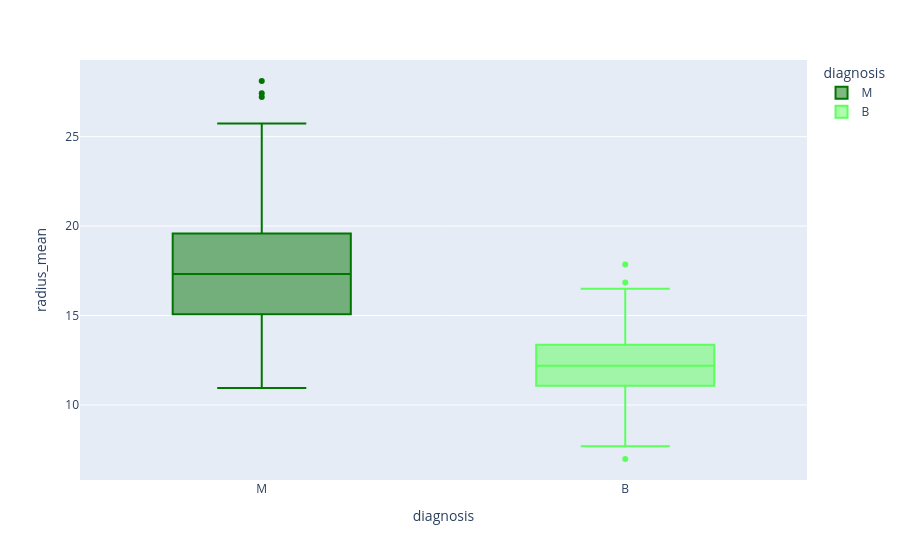
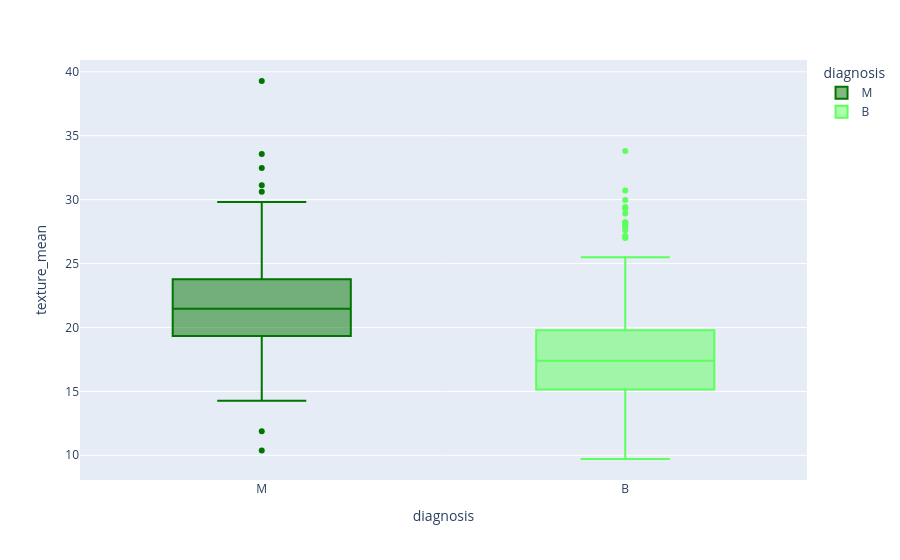
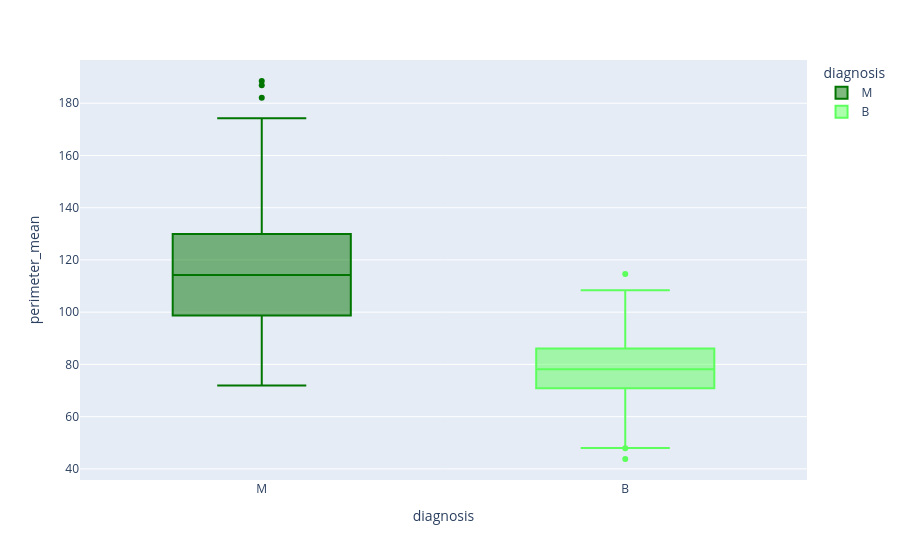
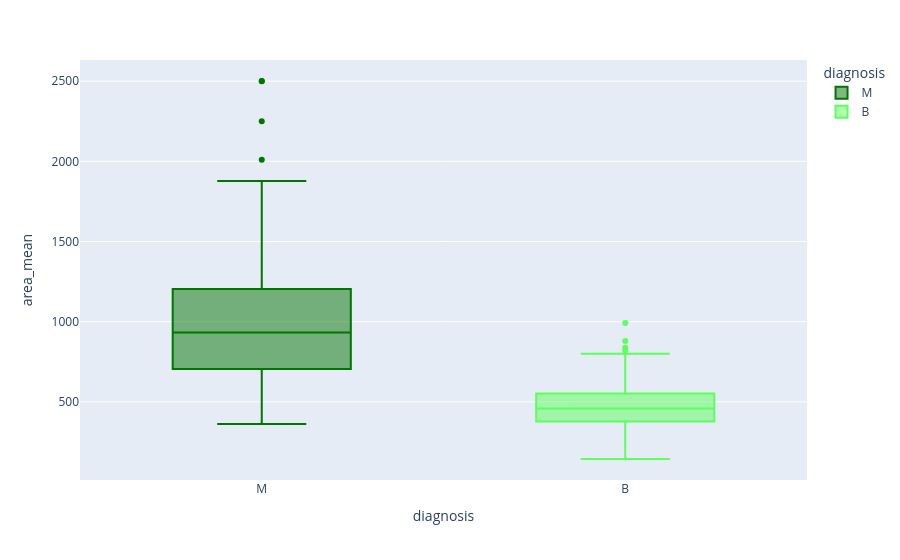

These figures' notebook cell, in order:
### Markdown cell above
We can tell the data is not balanced, thus accuracy wouldn't be a good evaluation metrix for this dataset.

### Code cell
for column in df.drop('diagnosis', axis = 1).columns[:5]:
    fig = px.box(data_frame=df, x='diagnosis', color="diagnosis", y=column, 
                 color_discrete_sequence=['#007500','#5CFF5C'], orientation='v')
    fig.show()

### Figure 1 — Plotly figure (JSON) as saved in the notebook; plotly's stock layout.template omitted (floating-point values rounded to 4 significant figures; data arrays with more than 128 entries replaced by an {"elided": "..."} marker saying what was removed)
{"data": [{"alignmentgroup": "True", "hovertemplate": "diagnosis=%{x}<br>radius_mean=%{y}<extra></extra>", "legendgroup": "M", "marker": {"color": "#007500"}, "name": "M", "notched": false, "offsetgroup": "M", "orientation": "v", "showlegend": true, "type": "box", "x": {"elided": "212 str values"}, "x0": " ", "xaxis": "x", "y": {"elided": "212 float values"}, "y0": " ", "yaxis": "y"}, {"alignmentgroup": "True", "hovertemplate": "diagnosis=%{x}<br>radius_mean=%{y}<extra></extra>", "legendgroup": "B", "marker": {"color": "#5CFF5C"}, "name": "B", "notched": false, "offsetgroup": "B", "orientation": "v", "showlegend": true, "type": "box", "x": {"elided": "357 str values"}, "x0": " ", "xaxis": "x", "y": {"elided": "357 float values"}, "y0": " ", "yaxis": "y"}], "layout": {"boxmode": "overlay", "legend": {"title": {"text": "diagnosis"}, "tracegroupgap": 0}, "margin": {"t": 60}, "xaxis": {"anchor": "y", "categoryarray": ["M", "B"], "categoryorder": "array", "domain": [0, 1], "title": {"text": "diagnosis"}}, "yaxis": {"anchor": "x", "domain": [0, 1], "title": {"text": "radius_mean"}}}}

### Figure 2 — Plotly figure (JSON) as saved in the notebook; plotly's stock layout.template omitted (floating-point values rounded to 4 significant figures; data arrays with more than 128 entries replaced by an {"elided": "..."} marker saying what was removed)
{"data": [{"alignmentgroup": "True", "hovertemplate": "diagnosis=%{x}<br>texture_mean=%{y}<extra></extra>", "legendgroup": "M", "marker": {"color": "#007500"}, "name": "M", "notched": false, "offsetgroup": "M", "orientation": "v", "showlegend": true, "type": "box", "x": {"elided": "212 str values"}, "x0": " ", "xaxis": "x", "y": {"elided": "212 float values"}, "y0": " ", "yaxis": "y"}, {"alignmentgroup": "True", "hovertemplate": "diagnosis=%{x}<br>texture_mean=%{y}<extra></extra>", "legendgroup": "B", "marker": {"color": "#5CFF5C"}, "name": "B", "notched": false, "offsetgroup": "B", "orientation": "v", "showlegend": true, "type": "box", "x": {"elided": "357 str values"}, "x0": " ", "xaxis": "x", "y": {"elided": "357 float values"}, "y0": " ", "yaxis": "y"}], "layout": {"boxmode": "overlay", "legend": {"title": {"text": "diagnosis"}, "tracegroupgap": 0}, "margin": {"t": 60}, "xaxis": {"anchor": "y", "categoryarray": ["M", "B"], "categoryorder": "array", "domain": [0, 1], "title": {"text": "diagnosis"}}, "yaxis": {"anchor": "x", "domain": [0, 1], "title": {"text": "texture_mean"}}}}

### Figure 3 — Plotly figure (JSON) as saved in the notebook; plotly's stock layout.template omitted (floating-point values rounded to 4 significant figures; data arrays with more than 128 entries replaced by an {"elided": "..."} marker saying what was removed)
{"data": [{"alignmentgroup": "True", "hovertemplate": "diagnosis=%{x}<br>perimeter_mean=%{y}<extra></extra>", "legendgroup": "M", "marker": {"color": "#007500"}, "name": "M", "notched": false, "offsetgroup": "M", "orientation": "v", "showlegend": true, "type": "box", "x": {"elided": "212 str values"}, "x0": " ", "xaxis": "x", "y": {"elided": "212 float values"}, "y0": " ", "yaxis": "y"}, {"alignmentgroup": "True", "hovertemplate": "diagnosis=%{x}<br>perimeter_mean=%{y}<extra></extra>", "legendgroup": "B", "marker": {"color": "#5CFF5C"}, "name": "B", "notched": false, "offsetgroup": "B", "orientation": "v", "showlegend": true, "type": "box", "x": {"elided": "357 str values"}, "x0": " ", "xaxis": "x", "y": {"elided": "357 float values"}, "y0": " ", "yaxis": "y"}], "layout": {"boxmode": "overlay", "legend": {"title": {"text": "diagnosis"}, "tracegroupgap": 0}, "margin": {"t": 60}, "xaxis": {"anchor": "y", "categoryarray": ["M", "B"], "categoryorder": "array", "domain": [0, 1], "title": {"text": "diagnosis"}}, "yaxis": {"anchor": "x", "domain": [0, 1], "title": {"text": "perimeter_mean"}}}}

### Figure 4 — Plotly figure (JSON) as saved in the notebook; plotly's stock layout.template omitted (floating-point values rounded to 4 significant figures; data arrays with more than 128 entries replaced by an {"elided": "..."} marker saying what was removed)
{"data": [{"alignmentgroup": "True", "hovertemplate": "diagnosis=%{x}<br>area_mean=%{y}<extra></extra>", "legendgroup": "M", "marker": {"color": "#007500"}, "name": "M", "notched": false, "offsetgroup": "M", "orientation": "v", "showlegend": true, "type": "box", "x": {"elided": "212 str values"}, "x0": " ", "xaxis": "x", "y": {"elided": "212 float values"}, "y0": " ", "yaxis": "y"}, {"alignmentgroup": "True", "hovertemplate": "diagnosis=%{x}<br>area_mean=%{y}<extra></extra>", "legendgroup": "B", "marker": {"color": "#5CFF5C"}, "name": "B", "notched": false, "offsetgroup": "B", "orientation": "v", "showlegend": true, "type": "box", "x": {"elided": "357 str values"}, "x0": " ", "xaxis": "x", "y": {"elided": "357 float values"}, "y0": " ", "yaxis": "y"}], "layout": {"boxmode": "overlay", "legend": {"title": {"text": "diagnosis"}, "tracegroupgap": 0}, "margin": {"t": 60}, "xaxis": {"anchor": "y", "categoryarray": ["M", "B"], "categoryorder": "array", "domain": [0, 1], "title": {"text": "diagnosis"}}, "yaxis": {"anchor": "x", "domain": [0, 1], "title": {"text": "area_mean"}}}}
